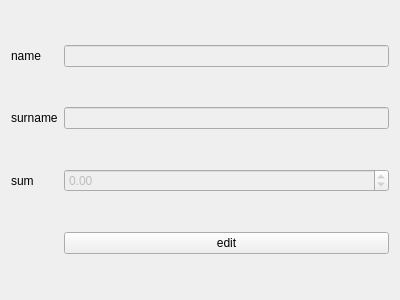
<?xml version="1.0" encoding="UTF-8"?>
<ui version="4.0">
 <class>Common</class>
 <widget class="QWidget" name="Common">
  <property name="geometry">
   <rect>
    <x>0</x>
    <y>0</y>
    <width>400</width>
    <height>300</height>
   </rect>
  </property>
  <property name="windowTitle">
   <string>Form</string>
  </property>
  <layout class="QGridLayout" name="gridLayout_2">
   <item row="0" column="0">
    <widget class="QLabel" name="label">
     <property name="text">
      <string>name</string>
     </property>
    </widget>
   </item>
   <item row="2" column="0">
    <widget class="QLabel" name="label_3">
     <property name="text">
      <string>sum</string>
     </property>
    </widget>
   </item>
   <item row="0" column="1">
    <widget class="QLineEdit" name="name">
     <property name="enabled">
      <bool>false</bool>
     </property>
    </widget>
   </item>
   <item row="1" column="1">
    <widget class="QLineEdit" name="surname">
     <property name="enabled">
      <bool>false</bool>
     </property>
    </widget>
   </item>
   <item row="1" column="0">
    <widget class="QLabel" name="label_2">
     <property name="text">
      <string>surname</string>
     </property>
    </widget>
   </item>
   <item row="3" column="1">
    <widget class="QPushButton" name="pushButton">
     <property name="text">
      <string>edit</string>
     </property>
    </widget>
   </item>
   <item row="2" column="1">
    <widget class="QDoubleSpinBox" name="sum">
     <property name="enabled">
      <bool>false</bool>
     </property>
     <property name="minimum">
      <double>-99999.000000000000000</double>
     </property>
     <property name="maximum">
      <double>99999.990000000005239</double>
     </property>
     <property name="singleStep">
      <double>500.000000000000000</double>
     </property>
    </widget>
   </item>
  </layout>
 </widget>
 <resources/>
 <connections/>
</ui>
